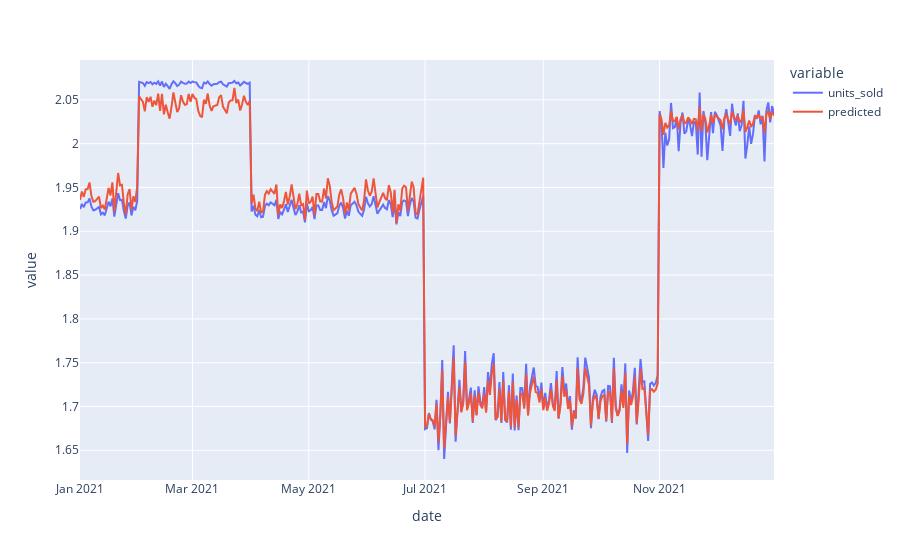

The cell this chart's notebook holds for it:
### Markdown cell above
**Estimates are way off**

### Code cell
plot_predictions(model1, df_sales)

### Figure 1 — Plotly figure (JSON) as saved in the notebook; plotly's stock layout.template omitted (floating-point values rounded to 4 significant figures; data arrays with more than 128 entries replaced by an {"elided": "..."} marker saying what was removed)
{"data": [{"hovertemplate": "variable=units_sold<br>date=%{x}<br>value=%{y}<extra></extra>", "legendgroup": "units_sold", "line": {"color": "#636efa", "dash": "solid"}, "marker": {"symbol": "circle"}, "mode": "lines", "name": "units_sold", "orientation": "v", "showlegend": true, "type": "scatter", "x": {"elided": "365 str values"}, "xaxis": "x", "y": {"elided": "365 float values"}, "yaxis": "y"}, {"hovertemplate": "variable=predicted<br>date=%{x}<br>value=%{y}<extra></extra>", "legendgroup": "predicted", "line": {"color": "#EF553B", "dash": "solid"}, "marker": {"symbol": "circle"}, "mode": "lines", "name": "predicted", "orientation": "v", "showlegend": true, "type": "scatter", "x": {"elided": "365 str values"}, "xaxis": "x", "y": {"elided": "365 float values"}, "yaxis": "y"}], "layout": {"legend": {"title": {"text": "variable"}, "tracegroupgap": 0}, "margin": {"t": 60}, "xaxis": {"anchor": "y", "domain": [0, 1], "title": {"text": "date"}}, "yaxis": {"anchor": "x", "domain": [0, 1], "title": {"text": "value"}}}}
